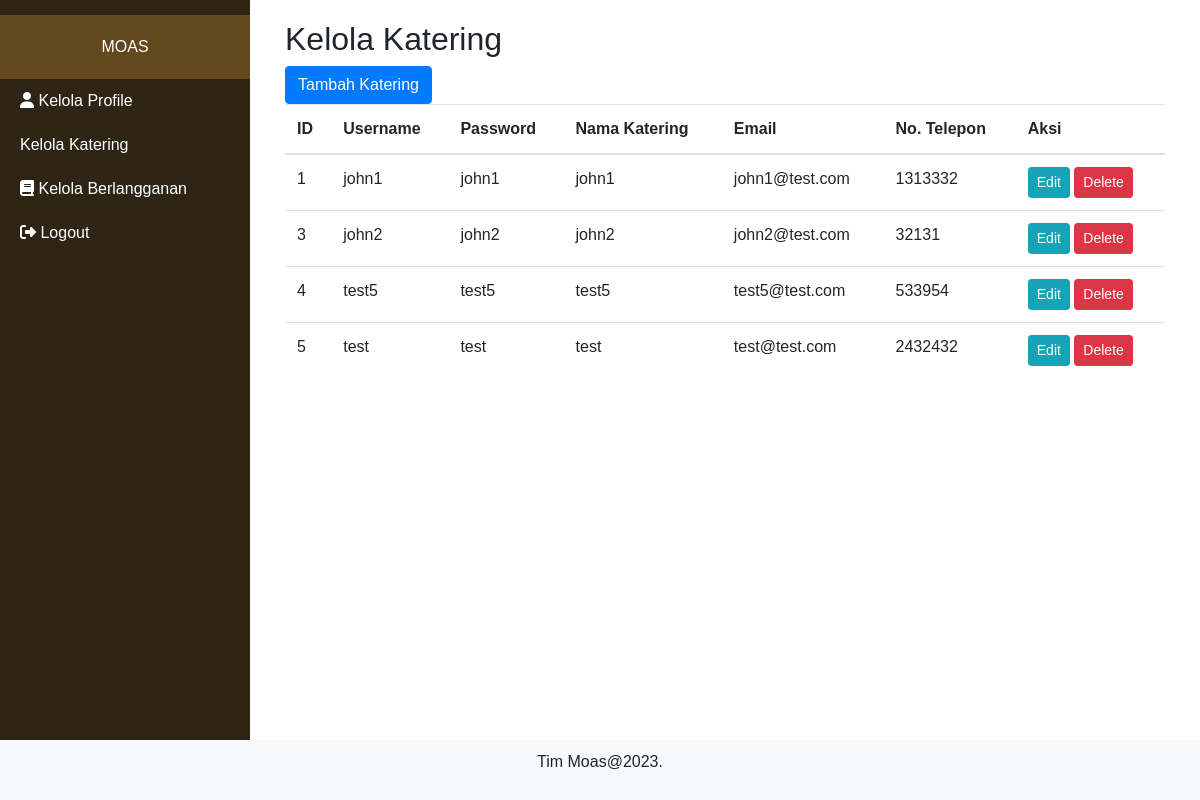
Page /index.php/katering on the committed database.
### tables this page shows
CREATE TABLE `katering` (
  `id_katering` int NOT NULL,
  `nama_katering` varchar(200) NOT NULL,
  `email` varchar(100) NOT NULL,
  `nohp_katering` varchar(20) NOT NULL,
  `username` varchar(100) NOT NULL,
  `password` varchar(100) NOT NULL
);

### application/controllers/Katering.php (called while the page is built, shortened)
<?php
class Katering extends CI_Controller {
    public function __construct() {
        $this->load->model('Katering_model');
    }
    public function index() {
        $data['katering'] = $this->Katering_model->getAllKatering();
        $this->load->view('admin/kelola_katering', $data);
    }
}
?>

### index.php (called while the page is built, shortened)
<?php
require_once BASEPATH.'core/CodeIgniter.php';

### application/models/Katering_model.php (called while the page is built, shortened)
<?php
class Katering_model extends CI_Model {
    public function getAllKatering() {
        $query = $this->db->get('katering');
        return $query->result();
    }
}
?>

### application/views/admin/kelola_katering.php (the view, shortened to what this page needs)
<?php $this->load->view('layout/header'); ?>
<div class="container">
    <h2>Kelola Katering</h2>
    <button type="button" class="btn btn-primary" data-toggle="modal" data-target="#tambahModal">Tambah Katering</button>
    <table class="table">
        <thead>
            <tr>
                <th>ID</th>
                <th>Username</th>
                <th>Password</th>
                <th>Nama Katering</th>
                <th>Email</th>
                <th>No. Telepon</th>
                <th>Aksi</th>
            </tr>
        </thead>
        <tbody>
            <?php foreach ($katering as $k) { ?>
                <tr>
                    <td><?php echo $k->id_katering; ?></td>
                    <td><?php echo $k->username; ?></td>
                    <td><?php echo $k->password; ?></td>
                    <td><?php echo $k->nama_katering; ?></td>
                    <td><?php echo $k->email; ?></td>
                    <td><?php echo $k->nohp_katering; ?></td>
                    <td>
                        <button type="button" class="btn btn-info btn-sm" onclick="editKatering(<?php echo $k->id_katering; ?>)">Edit</button>
                        <button type="button" class="btn btn-danger btn-sm" onclick="deleteKatering(<?php echo $k->id_katering; ?>)">Delete</button>
                    </td>
                </tr>
            <?php } ?>
        </tbody>
    </table>
</div>
<?php $this->load->view('layout/footer'); ?>

### application/views/layout/header.php (shortened to what this page needs)
<!DOCTYPE html>
<html lang="en">
<head>
    <link href="https://stackpath.bootstrapcdn.com/bootstrap/4.5.2/css/bootstrap.min.css" rel="stylesheet">
    <link href="https://cdnjs.cloudflare.com/ajax/libs/font-awesome/5.15.4/css/all.min.css" rel="stylesheet">
</head>
<body>
    <div class="sidebar">
        <div class="admin-section">
            <a>MOAS</a>
        </div>
        <div class="sidebar-links">
            <a href="#">
                <i class="fas fa-user"></i> Kelola Profile
            </a>
            <a href="<?php echo site_url('katering') ?>">
                Kelola Katering
            </a>
            <a href="#">
                <i class="fas fa-book"></i> Kelola Berlangganan
            </a>
            <a href="<?php echo site_url('admin/logout');?>">
                <i class="fas fa-sign-out-alt"></i> Logout
            </a>
        </div>
    </div>
    <div class="main-content">

### application/views/layout/footer.php (shortened to what this page needs)
</div>
<div class="footer">
    <p>Tim Moas@2023.</p>
</div>

### application/views/layout/header.php (style rules this page uses)
body { font-family: Arial, sans-serif; margin: 0; padding: 0; }
.sidebar { background-color: #2E2516; color: #ffffff; height: 100vh; position: fixed; width: 250px; display: flex; flex-direction: column; padding-top: 15px; }
.admin-section { background-color: #62481C; padding: 20px; text-align: center; color: #ffffff; }
.sidebar-links a { color: #ffffff; text-decoration: none; display: block; padding: 10px 20px; }
.main-content { margin-left: 250px; padding: 20px; }
.footer { position: fixed; bottom: 0; width: 100%; background-color: #f8f9fa; text-align: center; padding: 10px; }

### rows in the picture
katering: id_katering "1", username "john1", password "john1", nama_katering "john1", email "john1@test.com", nohp_katering "1313332"
katering: id_katering "3", username "john2", password "john2", nama_katering "john2", email "john2@test.com", nohp_katering "32131"
katering: id_katering "4", username "test5", password "test5", nama_katering "test5", email "test5@test.com", nohp_katering "533954"
katering: id_katering "5", username "test", password "test", nama_katering "test", email "test@test.com", nohp_katering "2432432"
